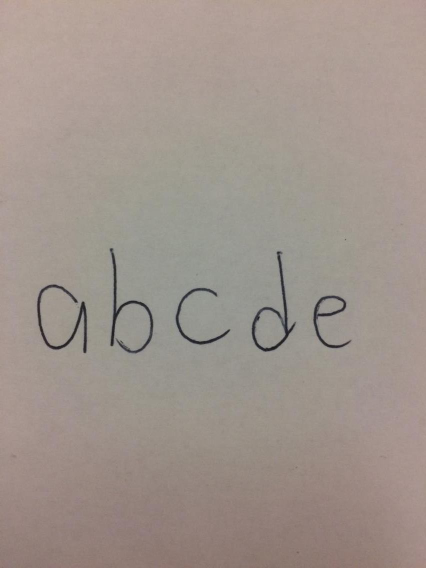
#> input picture p2l/experimental/textRecognition/images/test1.jpg, 852 x 1136 px (shown at 1/2 size)
$ python main.py   (Python 2 division)   (older library calls are emulated)
#> lines starting #> are read from the running program, lines starting #| are printed output that depends on the picture; after the words box and inside, x2 and y2 are one past the last pixel; in counts of white or black regions, pixels touching at a corner belong together
### p2l/experimental/textRecognition/textRecognitionCNN.py
# TrainAndTest.py

import cv2
import numpy as np
import operator
import os


from keras.datasets import mnist
from keras.models import Sequential
from keras.layers import Dense
from keras.layers import Dropout
from keras.layers import Flatten, Activation
from keras.layers.convolutional import Convolution2D
from keras.layers.convolutional import MaxPooling2D
from keras.utils import np_utils

from keras.constraints import maxnorm


from PIL import Image


# module level variables ##########################################################################
MIN_CONTOUR_AREA = 100

RESIZED_IMAGE_WIDTH = 20
RESIZED_IMAGE_HEIGHT = 30

###################################################################################################
class ContourWithData():

    # member variables ############################################################################
    npaContour = None           # contour
    boundingRect = None         # bounding rect for contour
    intRectX = 0                # bounding rect top left corner x location
    intRectY = 0                # bounding rect top left corner y location
    intRectWidth = 0            # bounding rect width
    intRectHeight = 0           # bounding rect height
    fltArea = 0.0               # area of contour

    # [6 lines left out: function calculateRectTopLeftPointAndWidthAndHeight, not called in this run]

    def checkIfContourIsValid(self):                            # this is oversimplified, for a production grade program
        if self.fltArea < MIN_CONTOUR_AREA: return False        # much better validity checking would be necessary
        return True

###################################################################################################
# [65 lines left out: functions initalizeCNN, initalizeSimple, not called in this run]


def recognizeText(imgTestingNumbers):
    allContoursWithData = []                # declare empty lists,
    validContoursWithData = []              # we will fill these shortly

    try:
        npaClassifications = np.loadtxt("data/classifications.txt", np.float32)                  # read in training classifications
    except:
        print "error, unable to open classifications.txt, exiting program\n"
        os.system("pause")
        return
    # end try

    try:
        npaFlattenedImages = np.loadtxt("data/flattened_images.txt", np.float32)                 # read in training images
    except:
        print "error, unable to open flattened_images.txt, exiting program\n"
        os.system("pause")
        return
    # end try

    npaClassifications = npaClassifications.reshape((npaClassifications.size, 1))       # reshape numpy array to 1d, necessary to pass to call to train

    kNearest = cv2.ml.KNearest_create()                   # instantiate KNN object

    kNearest.train(npaFlattenedImages, cv2.ml.ROW_SAMPLE, npaClassifications)

    #imgTestingNumbers = cv2.imread(imgPath)          # read in testing numbers image

    if imgTestingNumbers is None:                           # if image was not read successfully
        print "error: image not read from file \n\n"        # print error message to std out
        os.system("pause")                                  # pause so user can see error message
        return                                              # and exit function (which exits program)
    # end if

    imgGray = cv2.cvtColor(imgTestingNumbers, cv2.COLOR_BGR2GRAY)       # get grayscale image
    imgBlurred = cv2.GaussianBlur(imgGray, (5,5), 0)                    # blur

                                                        # filter image from grayscale to black and white
    imgThresh = cv2.adaptiveThreshold(imgBlurred,                           # input image
                                      255,                                  # make pixels that pass the threshold full white
                                      cv2.ADAPTIVE_THRESH_GAUSSIAN_C,       # use gaussian rather than mean, seems to give better results
                                      cv2.THRESH_BINARY_INV,                # invert so foreground will be white, background will be black
                                      11,                                   # size of a pixel neighborhood used to calculate threshold value
                                      2)                                    # constant subtracted from the mean or weighted mean

    imgThreshCopy = imgThresh.copy()        # make a copy of the thresh image, this in necessary b/c findContours modifies the image

    imgContours, npaContours, npaHierarchy = cv2.findContours(imgThreshCopy,             # input image, make sure to use a copy since the function will modify this image in the course of finding contours
                                                 cv2.RETR_EXTERNAL,         # retrieve the outermost contours only
                                                 cv2.CHAIN_APPROX_SIMPLE)   # compress horizontal, vertical, and diagonal segments and leave only their end points

    for npaContour in npaContours:                             # for each contour
        contourWithData = ContourWithData()                                             # instantiate a contour with data object
        contourWithData.npaContour = npaContour                                         # assign contour to contour with data
        contourWithData.boundingRect = cv2.boundingRect(contourWithData.npaContour)     # get the bounding rect
        contourWithData.calculateRectTopLeftPointAndWidthAndHeight()                    # get bounding rect info
        contourWithData.fltArea = cv2.contourArea(contourWithData.npaContour)           # calculate the contour area
        allContoursWithData.append(contourWithData)                                     # add contour with data object to list of all contours with data
    # end for

    for contourWithData in allContoursWithData:                 # for all contours
        if contourWithData.checkIfContourIsValid():             # check if valid
            validContoursWithData.append(contourWithData)       # if so, append to valid contour list
        # end if
    # end for

    validContoursWithData.sort(key = operator.attrgetter("intRectX"))         # sort contours from left to right

    strFinalString = ""         # declare final string, this will have the final number sequence by the end of the program

    for contourWithData in validContoursWithData:            # for each contour
                                                # draw a green rect around the current char
        cv2.rectangle(imgTestingNumbers,                                        # draw rectangle on original testing image
                      (contourWithData.intRectX, contourWithData.intRectY),     # upper left corner
                      (contourWithData.intRectX + contourWithData.intRectWidth, contourWithData.intRectY + contourWithData.intRectHeight),      # lower right corner
                      (0, 255, 0),              # green
                      2)                        # thickness

        imgROI = imgThresh[contourWithData.intRectY : contourWithData.intRectY +  contourWithData.intRectHeight,     # crop char out of threshold image
                           contourWithData.intRectX : contourWithData.intRectX + contourWithData.intRectWidth]

	imgROI = Image.fromarray(imgROI)
	imgROI = imgROI.resize((32, 32), Image.ANTIALIAS)


	imgROI = np.asarray(imgROI)

        # [8 lines of commented-out code are left out]
	testImage = imgROI
	model = initalizeCNN()
	# [6 lines of commented-out code are left out]

	cv2.imshow('testImage',testImage)
	cv2.waitKey(0)

	pred = model.predict_classes(np.array([np.array([testImage])]), 1, verbose=0)
	#pred = model.predict_classes(testImage.flatten(), 1, verbose=0)
	#print pred
	## KNN predicction snippet
	'''
        retval, npaResults, neigh_resp, dists = kNearest.findNearest(npaROIResized, k = 1)     # call KNN function find_nearest

        strCurrentChar = str(chr(int(npaResults[0][0])))                                             # get character from results

	'''
	strCurrentChar = str(pred[0])

	######################################################################

        strFinalString = strFinalString + strCurrentChar            # append current char to full string
    # end for

    print "\n" + strFinalString + "\n"                  # show the full string

    cv2.imshow("imgTestingNumbers", imgTestingNumbers)      # show input image with green boxes drawn around found digits
    cv2.waitKey(0)                                          # wait for user key press

    cv2.destroyAllWindows()             # remove windows from memory

    return

### p2l/experimental/textRecognition/main.py
import cv2
#from textRecognition import *
from textRecognitionCNN import *

# [6 lines of commented-out code are left out]
file_name = 'images/test1.jpg'
# [4 lines of commented-out code are left out]

'''
def findIndividualChar(file_name):
    img  = cv2.imread(file_name)

    img_final = cv2.imread(file_name)
    img2gray = cv2.cvtColor(img,cv2.COLOR_BGR2GRAY)


    # Use Canny Edge Detection
    img2gray = cv2.medianBlur(img2gray, 5)
    new_img = cv2.Canny(img2gray,100,200)

    # Preform morphological transform
    kernel = cv2.getStructuringElement(cv2.MORPH_CROSS,(3 , 3))

    # INDIVIDUAL CHAR
    # dilate is to increase blob size, erode is to increase blob size
    morphed_img = cv2.dilate(new_img,kernel,iterations = 3) # dilate , more the iteration more the dilation
    morphed_img = cv2.erode(morphed_img, kernel, iterations = 3)

    cv2.imshow('morphed',morphed_img)

    _,contours, hierarchy = cv2.findContours(morphed_img,cv2.RETR_EXTERNAL,cv2.CHAIN_APPROX_NONE) # get contours
    index = 0

    for contour in contours:
        # get rectangle bounding contour
        [x,y,w,h] = cv2.boundingRect(contour)


        # Regulate size (prevent too small or too large detection)
        if w < 35 and h<35:
            continue

        # draw rectangle around contour on original image
        cv2.rectangle(img,(x,y),(x+w,y+h),(255,0,255),2)

    # write original image with added contours to disk
    cv2.imshow('captcha_result' , img)
    cv2.waitKey()
'''

def findTextRegion(file_name):
#> called with file_name = 'images/test1.jpg'
    img  = cv2.imread(file_name)
#> img is the input picture: shape (1136, 852, 3); mean B, G, R 140.6, 148.2, 159.7

    img_final = cv2.imread(file_name)
    img2gray = cv2.cvtColor(img,cv2.COLOR_BGR2GRAY)


    # Use Canny Edge Detection
    img2gray = cv2.medianBlur(img2gray, 5)
    new_img = cv2.Canny(img2gray,10,40)
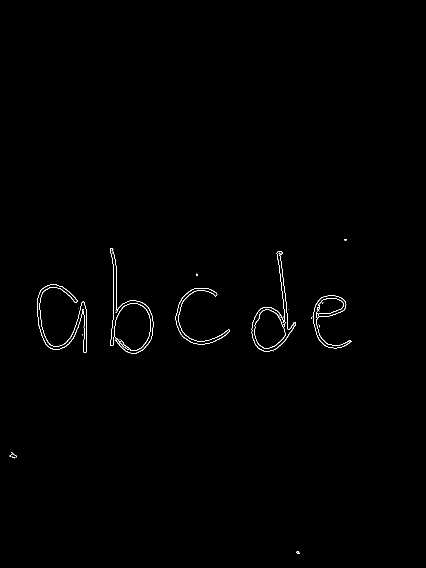
#> new_img: shape (1136, 852) (shown at 1/2 size); 0.43% white in thin lines or dots, all inside (x1, y1, x2, y2) = (19, 478, 703, 1107)
    cv2.imshow('Canny', new_img)
    cv2.waitKey(0)
    # Preform morphological transform
    kernel = cv2.getStructuringElement(cv2.MORPH_CROSS,(3 , 3))

    # TEXT REGIONS
    # dilate is to increase blob size, erode is to increase blob size
    morphed_img = cv2.dilate(new_img,kernel,iterations = 15) # dilate , more the iteration more the dilation
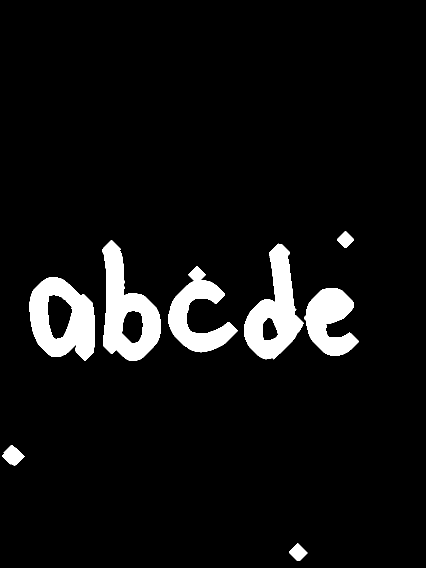
#> morphed_img: shape (1136, 852) (shown at 1/2 size); 6.4% white; 8 white regions, largest, box (x1, y1, x2, y2) and area: (205, 481, 322, 722) 14128, (59, 554, 189, 721) 13504, (488, 487, 607, 719) 13047
    morphed_img = cv2.erode(morphed_img, kernel, iterations = 3)
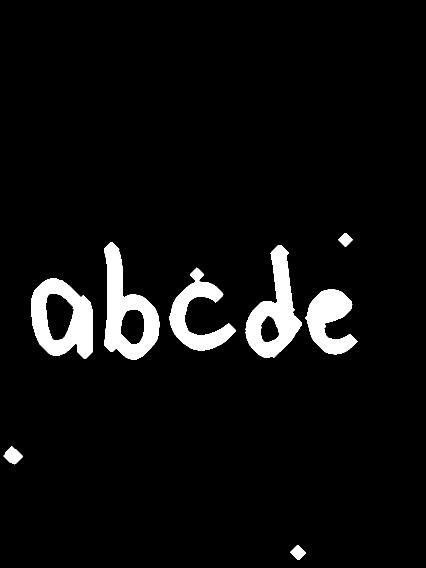
#> morphed_img: shape (1136, 852) (shown at 1/2 size); 5.4% white; 8 white regions

    cv2.imshow('morphed',morphed_img)

    _,contours, hierarchy = cv2.findContours(morphed_img,cv2.RETR_EXTERNAL,cv2.CHAIN_APPROX_NONE) # get contours
#> contours = 8 contours; box (x1, y1, x2, y2) and area: (62, 557, 186, 718) 15119, (208, 484, 319, 719) 14264, (491, 490, 604, 716) 12258, (339, 535, 472, 702) 7834, (611, 579, 715, 709) 7492, (7, 893, 46, 929) 756, (581, 1090, 612, 1119) 486, (677, 466, 705, 493) 414
    index = 0

    for contour in contours:
        # get rectangle bounding contour
        [x,y,w,h] = cv2.boundingRect(contour)


        # Regulate size (prevent too small or too large detection)

        if w < 35 or h<35:
            continue

        # draw rectangle around contour on original image
        cv2.rectangle(img,(x,y),(x+w,y+h),(255,0,255),2)


        cropped = img_final[y :y +  h , x : x + w]


	#cv2.imshow('cropped', cropped)
	#cv2.waitKey(0)

	recognizeText(cropped)

        '''
        #you can crop image and send to OCR  , false detected will return no text :)
        cropped = img_final[y :y +  h , x : x + w]

        s = file_name + '/crop_' + str(index) + '.jpg'
        cv2.imwrite(s , cropped)
        index = index + 1

        '''
#> this loop made 8 passes
#| error, unable to open flattened_images.txt, exiting program
#| error, unable to open flattened_images.txt, exiting program
#| error, unable to open flattened_images.txt, exiting program
#| error, unable to open flattened_images.txt, exiting program
#| error, unable to open flattened_images.txt, exiting program
#| error, unable to open flattened_images.txt, exiting program
#> pass 2, in findTextRegion, `cropped = img_final[y :y +  h , x : x + w]`:
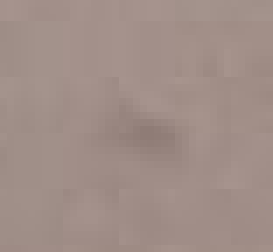
#> cropped: shape (36, 39, 3) (shown 7 times larger); mean B, G, R 135.8, 142.2, 160.7
#> pass 3, in findTextRegion, `cropped = img_final[y :y +  h , x : x + w]`:
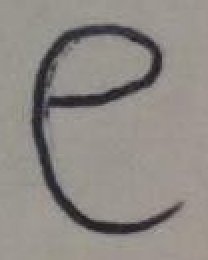
#> cropped: shape (130, 104, 3) (shown 2 times larger); mean B, G, R 133.7, 138.6, 143.4
#> after the loop:
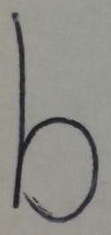
#> cropped: shape (235, 111, 3); mean B, G, R 135.8, 141.7, 142.1
#> after the loop:
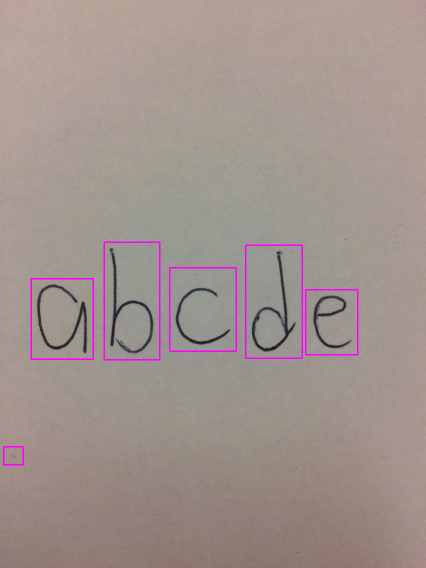
#> img: shape (1136, 852, 3) (shown at 1/2 size); 0.98% of pixels changed, all inside (x1, y1, x2, y2) = (6, 483, 717, 931)
    # write original image with added contours to disk
    cv2.imshow('captcha_result' , img)
    cv2.waitKey()


findTextRegion(file_name)
